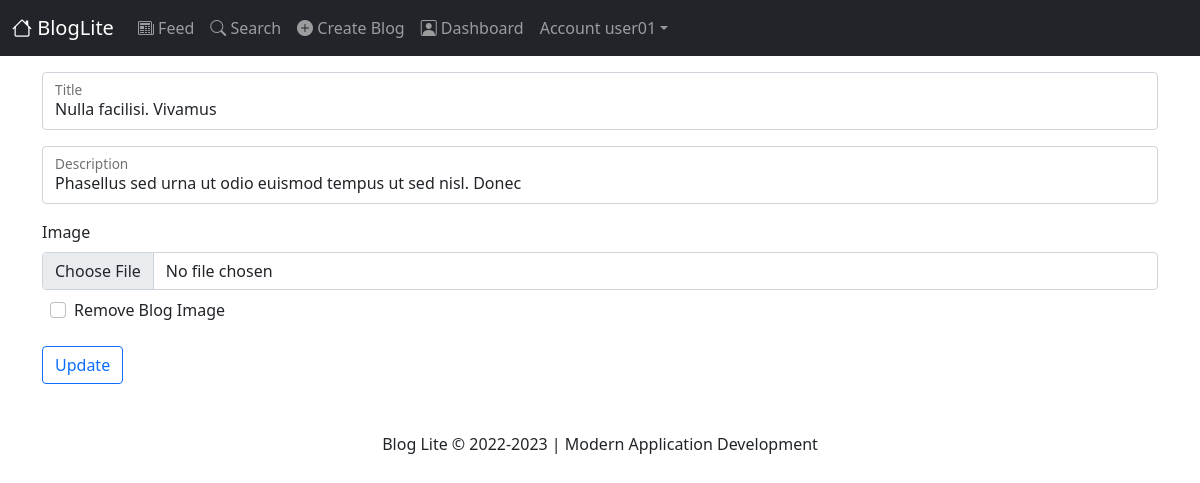
Screenshot of /posts/edit/3 (signed in) with the database file from the repository.
### application/models.py (models this page shows, shortened)
class User(UserMixin,db.Model):
    __tablename__ = 'users'
    user_id = db.Column(db.Integer, autoincrement=True, primary_key=True)
    username = db.Column(db.String(20), unique=True,nullable=False)
    bio=db.Column(db.Text)
    hashed_password = db.Column(db.String(255),nullable=False)
    follower_count=db.Column(db.Integer,default=0,nullable=False)
    following_count=db.Column(db.Integer,default=0,nullable=False)
    followed = db.relationship('Follow',foreign_keys=[Follow.follower_id],backref=db.backref('follower', lazy='joined'),lazy='dynamic', cascade='all, delete-orphan')
    followers = db.relationship('Follow',foreign_keys=[Follow.followed_id],backref=db.backref('followed', lazy='joined'),lazy='dynamic', cascade='all, delete-orphan')
    post_count=db.Column(db.Integer,default=0,nullable=False)
    account_created=db.Column(db.DateTime,default=datetime.datetime.now)
    profile_image=db.Column(db.String,default='default_profile.jpg')
    posts=db.relationship("Posts",backref="author")
    likes=db.relationship('Likes',backref='user')
    comments=db.relationship('Comments',backref='users')
    @property
    def password(self):
        return AttributeError('Password is not readable')

class Posts(db.Model):
    __tablename__ = 'posts'
    post_id = db.Column(db.Integer, primary_key=True, autoincrement=True)
    title = db.Column(db.String(100))
    description = db.Column(db.Text)
    image_url = db.Column(db.String,default='default_blogpost.png')
    created_timestamp = db.Column(db.DateTime,default=datetime.datetime.now)
    last_edited_timestamp = db.Column(db.DateTime,default=datetime.datetime.now,onupdate=datetime.datetime.now)
    author_id=db.Column(db.Integer,db.ForeignKey('users.user_id'),nullable=False)
    hidden=db.Column(db.Boolean,default=False)
    likes_count = db.Column(db.Integer,nullable=False,default=0)
    likes=db.relationship('Likes',backref='post')
    comments=db.relationship('Comments',backref='posts')

### application/posts/posts_views.py (the view, shortened to what this page needs)
@posts.route("/edit/<int:post_id>", methods=["GET", "POST"])
@login_required
def edit(post_id):
    form = PostForm()
    post=Posts.query.filter_by(post_id=post_id).first_or_404()
    form.title.data=post.title
    form.description.data=post.description
    return render_template('create_or_update_post.html', form=form,post_id=post_id,update=True)

### application/posts/forms.py
class PostForm(FlaskForm):
    title=StringField('Title',validators=[DataRequired(message="Title is required")])
    description=StringField('Description',validators=[DataRequired()])
    image=FileField('Image')
    submit=SubmitField('Create')

### app.py (called while the page is built)
@app.before_request
def before_request():
    g.user=current_user

### application/models.py (called while the page is built)
@login_manager.user_loader
def load_user(user_id):
    return User.query.get(int(user_id))

### application/templates/create_or_update_post.html (shortened to what this page needs)
{% extends 'base.html' %}
{% from "macros/fields.html" import render_field %}
{% from "macros/imagefield.html" import render_image %}
{% block content %}
<form {% if update  %}action="{{ url_for('posts.edit',post_id=post_id)}}"{% else %}action="{{ url_for('posts.create')}}"{% endif %} method="POST" enctype="multipart/form-data">
    {{ render_field(form.title) }}
    {{ render_field(form.description) }}
    {{ render_image(form.image) }}
    {% if update %}
    <div class="form-check m-2">
        <input class="form-check-input" type="checkbox" value="True" id="remove" name="remove">
        <label class="form-check-label" for="remove">
          Remove Blog Image
        </label>
      </div>
    {% endif %}
    {% if update %}
    <button type="submit" class="btn btn-outline-primary mt-3">Update</button>
    {% else %}
    {{form.submit(class='btn btn-outline-primary mt-3')}}
    {% endif %}
</form>
{% endblock content %}

### application/templates/base.html (shortened to what this page needs)
<!DOCTYPE html>
<html lang="en">
<head>
    <link rel="stylesheet" href="{{ url_for('static', filename='customStyles.css') }}">
    <link rel="stylesheet" type="text/css" href="{{ url_for('static', filename='bootstrap/css/bootstrap.min.css') }}" />
    <link rel="stylesheet" type="text/css" href="{{ url_for('static', filename='bootstrap/css/bootstrap-icons.css') }}" />
    <link rel="stylesheet" href="https://cdn.jsdelivr.net/npm/bootstrap@5.0.2/dist/css/bootstrap.min.css" />
    <link rel="stylesheet" href="https://cdn.jsdelivr.net/npm/bootstrap-icons@1.5.0/font/bootstrap-icons.css" />
</head>
<body {% block body_class %}{% endblock %}>
    <div class="navbar navbar-expand-lg navbar-dark bg-dark" role="navigation">
        <div class="container-fluid">
            <a class="navbar-brand" href="/">{% block brand %}<i class="bi bi-house"></i> BlogLite{% endblock %}</a>
            <div class="collapse navbar-collapse" id="navbarNav">
                <ul class="navbar-nav me-auto mb-2 mb-lg-0">
                    {% if current_user.is_authenticated %}
                    <li class="nav-item"><a class="nav-link" href="{{url_for('users.user_feed')}}"><i
                                class="bi bi-newspaper"></i> Feed</a></li>
                    <li class="nav-item"><a class="nav-link" href="{{url_for('users.users_listing')}}"><i
                                class="bi bi-search"></i> Search</a></li>
                    <li class="nav-item"><a class="nav-link" href="{{url_for('posts.create')}}"><i
                                class="bi bi-plus-circle-fill"></i> Create Blog</a></li>
                    <a href="{{url_for('users.dashboard')}}" class="nav-link"><i class="bi bi-person-square"></i>
                        Dashboard</a>
                    <li class="dropdown">
                        <a href="#" class="dropdown-toggle nav-link" data-bs-toggle="dropdown"> Account
                            {{current_user.username}}<b class="caret"></b></a>
                    </li>
                    {% else %}
                    <li class="nav-item"><a class="nav-link" href="{{url_for('users.login')}}"><i
                                class="bi bi-box-arrow-in-right"></i> Login</a></li>
                    <li class="nav-item"><a class="nav-link" href="{{url_for('users.signup')}}"><i
                                class="bi bi-person-fill-add"></i> Signup</a></li>
                    {% endif %}
                </ul>
            </div>
        </div>
    </div>
    <div class="container mb-5">
        <div class="row">
            {% block content %}
            {% endblock %}
        </div>
    </div>
    <div class="container mb-3 text-center">
        <footer>Blog Lite &copy; 2022-2023 | Modern Application Development</footer>
    </div>
</body>
</html>

### application/templates/macros/fields.html
{% macro render_field(field) %}
<div class="form-group">
    <div class="form-floating mb-3 mt-3">
        {{ field(class='form-control',placeholder="Anything") }}
        {{ field.label(class='col-sm-3 form-label') }}
      </div>
</div>
{% endmacro %}

### application/static/customStyles.css (style rules this page uses)
* { text-decoration: none; }

### rows the page displays
User: username "user01"
Posts: title "Nulla facilisi. Vivamus", description "Phasellus sed urna ut odio euismod tempus ut sed nisl. Donec"

### other values shown
{{ field.label(class='col-sm-3 form-label') }} "Image"
